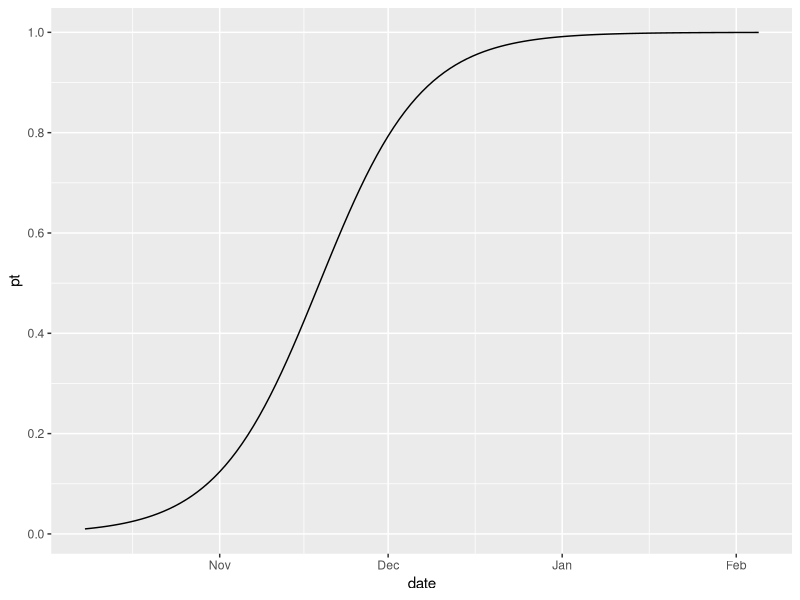
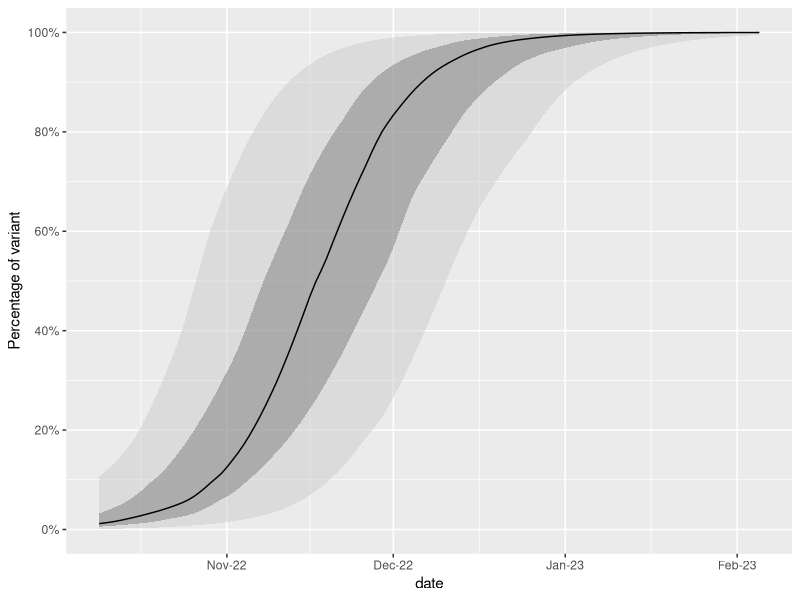

Here is the R script that generated these plots, in order:
## ---- chunk 1
knitr::opts_chunk$set(echo = FALSE, warning = FALSE, message = FALSE, fig.width = 12, fig.height = 9)
## ---- chunk 2
## load libraries
library(tidyverse)
library(here)
## ---- chunk 3
## define function to estimate daily proportion of variant
estimate_pt <- function(t, mu, rho) {
  
  x <- 1 / (1 + mu * exp(1)^-(rho * t))
  
}

## ---- chunk 4
## define parameter values
p_voi <- 0.01
mu <- (1 - p_voi) / p_voi
rho <- 0.11
start_date <- as.Date("2022-10-08")
## ---- chunk 5
dat <- tibble(
  t = c(0:120),
  date = start_date + t,
  pt = estimate_pt(t, mu, rho)
)

## ---- chunk 6
## plot
dat %>%
  ggplot(aes(x = date, y = pt)) +
  geom_line() +
  scale_y_continuous(breaks = seq(0, 1, 0.2))
## ---- chunk 7
## model incorporating uncertainty in mu and rho parameters

## function
simulate_pt <- function(d, ...) {
  
  ## sample rho
  rho <- rnorm(1, rho_mean, rho_sd)
  
  ## sample logit(p_voi)
  logit_p <- rnorm(1, p_voi_mean, p_voi_sd)
  p_voi <- boot::inv.logit(logit_p) # calculate initial proportion
  mu <- (1 - p_voi) / p_voi
  
  ## calculate pt
  d <- d %>%
    mutate(
      pt = 1 / (1 + mu * exp(1)^-(rho * d$t))
    )
  
  d
  #x <- rho * d$t
  #return(x)
  #print(rho)
  #print(mu)
  #print(x)
}

## rho is a random draw from ~N(rho_mean, rho_sd)
rho_mean <- 0.11
rho_sd <- 0.02

## logit(p_voi) is a random draw from ~N(p_voi_mean, p_voi_sd)
p_voi_mean <- -4.6
p_voi_sd <- 1.5

## number of random draws
N <- 100

## set time period in days
t_end <- 120
start_date <- as.Date("2022-10-08")

## set random seed
set.seed(20230330)

## ---- chunk 8
## create nested dataframe for simulation
dat2 <- tibble(
  t = rep(c(1:t_end), N),
  run = rep(c(1:N), each = t_end)
)

dat2 <- dat2 %>%
  group_by(run) %>%
  group_modify(simulate_pt) %>%
  ungroup()
## ---- chunk 9
dat2_summary <- dat2 %>%
  group_by(t) %>%
  summarise(
    median = median(pt),
    p5 = quantile(pt, probs = 0.05),
    p95 = quantile(pt, probs = 0.95),
    p25 = quantile(pt, probs = 0.25),
    p75 = quantile(pt, probs = 0.75)
  ) %>%
  mutate(
    date = start_date + t
  )
## ---- chunk 10
## plot
dat2_summary %>%
  ggplot() + 
  geom_ribbon(aes(x = date, ymin = p5, ymax = p95), fill = "gray80", alpha = 0.5) +
  geom_ribbon(aes(x = date, ymin = p25, ymax = p75), fill = "gray50", alpha = 0.5) +
  geom_line(aes(x = date, y = median), col = "black") +
  scale_y_continuous(breaks = seq(0, 1, 0.2), labels = scales::percent) + 
  scale_x_date(date_labels = "%b-%y") +
  labs(
    y = "Percentage of variant"
  )
